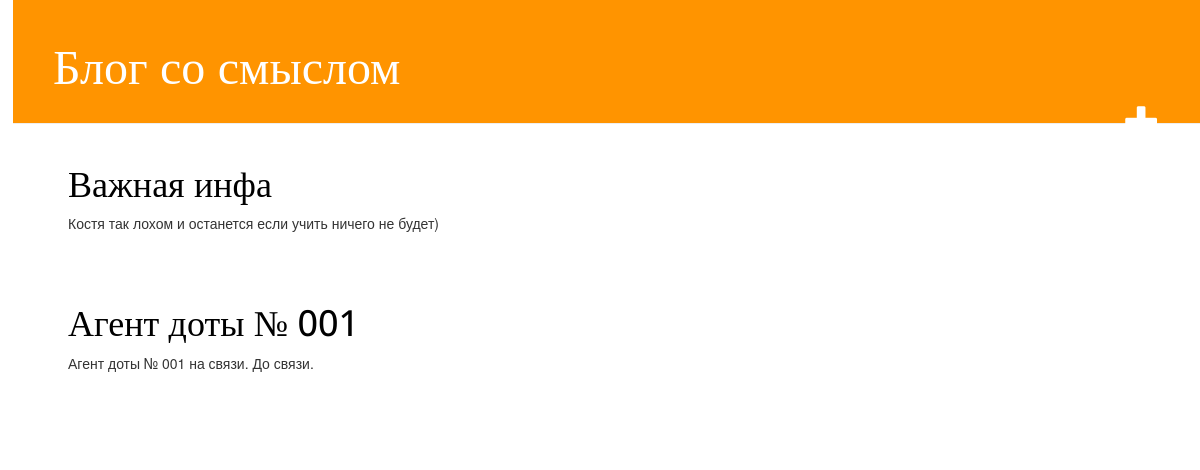
Before: / with the older database file.
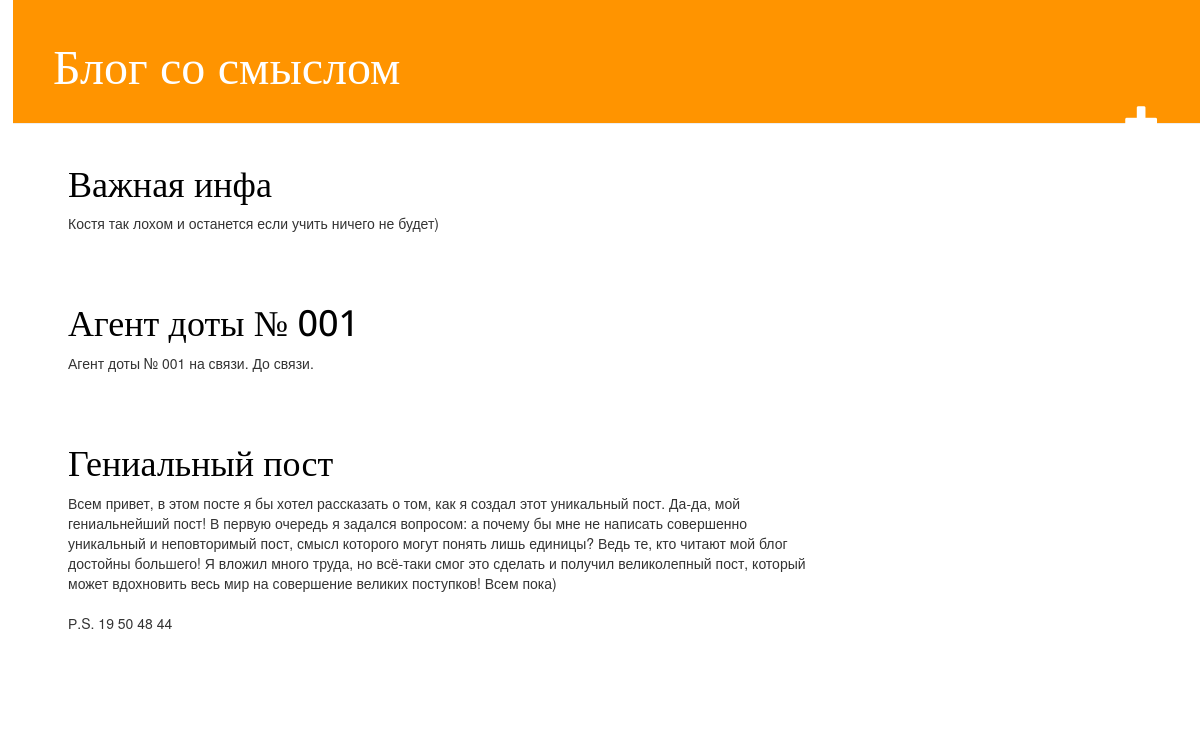
After: the same page with the newer database file.
### blogapp/models.py (models this page shows, shortened)
class Post(models.Model):
    author = models.ForeignKey(settings.AUTH_USER_MODEL, on_delete=models.CASCADE)
    title = models.CharField(max_length=200)
    text = models.TextField()
    created_date = models.DateTimeField(default=timezone.now)
    published_date = models.DateTimeField(blank=True, null=True)

### blogapp/views.py (the view)
# urls.py: path('', views.post_list, name='post list'),
def post_list(request):
    posts = Post.objects.filter(published_date__lte=timezone.now()).order_by('published_date')
    return render(request, 'blogapp/post_list.html', {'posts': posts})

### blogapp/templates/blogapp/post_list.html
{% extends 'blogapp/base.html' %}
{% block content %}
    {% for post in posts %}
        <div class="post">
            <h1><a href="{% url 'post_detail' pk=post.pk %}">{{ post.title }}</a></h1>
            <p>{{ post.text|linebreaksbr }}</p>
        </div>
    {% endfor %}
{% endblock %}

### blogapp/templates/blogapp/base.html (shortened to what this page needs)
{% load static %}
<html>
	<head>
		<link rel="stylesheet" href="//maxcdn.bootstrapcdn.com/bootstrap/3.2.0/css/bootstrap.min.css">
		<link rel="stylesheet" href="//maxcdn.bootstrapcdn.com/bootstrap/3.2.0/css/bootstrap-theme.min.css">
		<link rel="stylesheet" href="{% static 'css/blogapp.css' %}">
	</head>
	<body>
	<div class="page-header">
		<h1><a href="djangoexplorer.pythonanywhere.com">Блог со смыслом</a></h1>
		<a href='{% url "post_edit" %}' class='top-menu'><span class='glyphicon glyphicon-plus'></span></a>
	</div>
	<div class="content container">
		<div class="row">
			<div class="col-md-8">
				{% block content %}
				{% endblock %}
			</div>
		</div>
	</div>
	</body>
</html>

### blogapp/static/css/blogapp.css (style rules this page uses)
h1 a { color: #FCA205; font-family: 'Open Sans'; }
body { padding-left: 13px; }
.page-header { background-color: #ff9400; margin-top: 0; padding: 20px 20px 20px 40px; }
.page-header h1, .page-header h1 a, .page-header h1 a:visited, .page-header h1 a:active { color: #ffffff; font-size: 36pt; text-decoration: none; }
.content { margin-left: 40px; }
h1, h2, h3, h4 { font-family: 'Lobster', cursive; }
.top-menu, .top-menu:hover, .top-menu:visited { color: #ffffff; float: right; font-size: 26pt; margin-right: 20px; }
.post { margin-bottom: 70px; }
.post h1 a, .post h1 a:visited { color: #000000; }

Changed rows visible on the page:
added Post: title "Гениальный пост", text "Всем привет, в этом посте я бы хотел рассказать о том, как я создал этот уникальный пост. Да-да, мой гениальнейший пост! В первую очередь я задался вопросом: а почему бы мне не написать совершенно уникальный и неповторимый пост, смысл которого могут понять лишь единицы? Ведь те, кто читают мой блог достойны большего! Я вложил много труда, но всё-таки смог это сделать и получил великолепный пост, который может вдохновить весь мир на совершение великих поступков! Всем пока) Р.S. 19 50 48 44"
